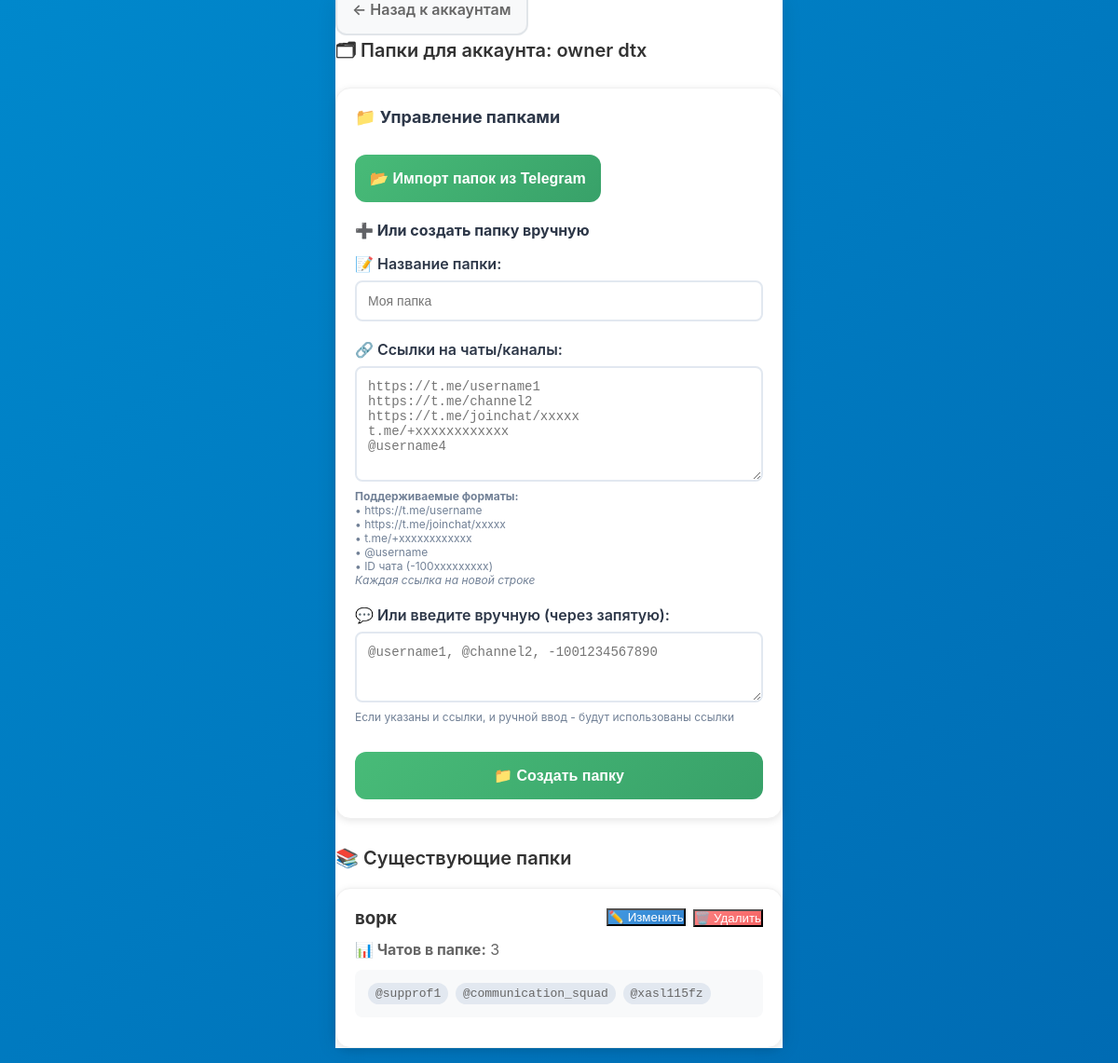
The app's page /folders/1 (signed in) with its own data.
### app/db.py (models this page shows)
class Account(SQLModel, table=True):
    id: Optional[int] = Field(default=None, primary_key=True)
    title: str                           # название аккаунта (для админа)
    phone: str                           # номер телефона аккаунта
    api_id: int                          # API ID из my.telegram.org
    api_hash: str                        # API Hash из my.telegram.org
    session_string: str                  # строка сессии (будет зашифрована)
    proxy_url: Optional[str] = None      # прокси (если нужен)
    is_active: bool = False              # статус подключения
    created_at: datetime = Field(default_factory=datetime.utcnow)
    jobs: List["Job"] = Relationship(back_populates="account")
    logs: List["Log"] = Relationship(back_populates="account")

class Folder(SQLModel, table=True):
    id: Optional[int] = Field(default=None, primary_key=True)
    account_id: int = Field(foreign_key="account.id")
    title: str                           # название папки
    chats_json: str                      # JSON-массив с ID чатов
    created_at: datetime = Field(default_factory=datetime.utcnow)
    jobs: List["Job"] = Relationship(back_populates="folder")

### app/routers.py (the view)
@router.get("/folders/{account_id}", response_class=HTMLResponse)
def list_folders(account_id: int, request: Request, session: Session = Depends(get_session), auth: bool = Depends(check_auth)):
    account = session.get(Account, account_id)
    if not account:
        raise HTTPException(404, "Account not found")
    folders = session.exec(select(Folder).where(Folder.account_id == account_id)).all()
    return templates.TemplateResponse("folders.html", {
        "request": request,
        "account": account,
        "folders": folders
    })

### app/templates/folders.html (shortened to what this page needs)
{% extends "base.html" %}
{% block content %}
<div style="margin-bottom: 20px;">
    <a href="/accounts" class="btn btn-secondary" style="margin-right: 10px; text-decoration: none;">
        ← Назад к аккаунтам
    </a>
</div>
<div class="page-title">🗂 Папки для аккаунта: {{ account.title }}</div>
<div class="card" style="margin-bottom: 30px;">
        <h3 style="margin-bottom: 20px; color: #2d3748; font-size: 18px;">📁 Управление папками</h3>
        <div style="display: flex; gap: 12px; margin-bottom: 20px; flex-wrap: wrap;">
        <form method="post" action="/folders/{{ account.id }}/import_from_telegram" style="margin: 0;">
            <button type="submit" class="btn" style="background: linear-gradient(135deg, #48bb78 0%, #38a169 100%);">
                📂 Импорт папок из Telegram
            </button>
        </form>
    </div>
        <h4 style="margin-bottom: 16px; color: #2d3748; font-size: 16px;">➕ Или создать папку вручную</h4>
    <form method="post" action="/folders/{{ account.id }}/add" id="folderForm">
        <div style="margin-bottom: 20px;">
                        <label style="display: block; margin-bottom: 8px; font-weight: 600; color: #2d3748;">
                            📝 Название папки:
                        </label>
                        <input type="text" name="title" placeholder="Моя папка" required
                               style="width: 100%; padding: 12px; border: 2px solid #e2e8f0; border-radius: 8px; font-size: 14px;">
                    </div>
                    <div style="margin-bottom: 20px;">
                        <label style="display: block; margin-bottom: 8px; font-weight: 600; color: #2d3748;">
                            🔗 Ссылки на чаты/каналы:
                        </label>
                        <textarea name="chat_links" rows="6"
                                  placeholder="https://t.me/username1&#10;https://t.me/channel2&#10;https://t.me/joinchat/xxxxx&#10;t.me/+xxxxxxxxxxxx&#10;@username4"
                                  style="width: 100%; padding: 12px; border: 2px solid #e2e8f0; border-radius: 8px; font-size: 14px; resize: vertical;"></textarea>
                        <div style="font-size: 12px; color: #718096; margin-top: 4px;">
                            <strong>Поддерживаемые форматы:</strong><br>
                            • https://t.me/username<br>
                            • https://t.me/joinchat/xxxxx<br>
                            • t.me/+xxxxxxxxxxxx<br>
                            • @username<br>
                            • ID чата (-100xxxxxxxxx)<br>
                            <em>Каждая ссылка на новой строке</em>
                        </div>
                    </div>
                    <div style="margin-bottom: 20px;">
                        <label style="display: block; margin-bottom: 8px; font-weight: 600; color: #2d3748;">
                            💬 Или введите вручную (через запятую):
                        </label>
                        <textarea name="manual_chats" rows="3"
                                  placeholder="@username1, @channel2, -1001234567890"
                                  style="width: 100%; padding: 12px; border: 2px solid #e2e8f0; border-radius: 8px; font-size: 14px; resize: vertical;"></textarea>
                        <div style="font-size: 12px; color: #718096; margin-top: 4px;">
                            Если указаны и ссылки, и ручной ввод - будут использованы ссылки
                        </div>
                    </div>
        <button type="submit" class="btn" style="background: linear-gradient(135deg, #48bb78 0%, #38a169 100%);">
            📁 Создать папку
        </button>
    </form>
</div>
<div class="page-title">📚 Существующие папки</div>
{% if folders %}
    {% for folder in folders %}
    <div class="card">
        <div style="display: flex; justify-content: space-between; align-items: start; margin-bottom: 12px;">
            <div>
                <h3 style="margin: 0; color: #333;">{{ folder.title }}</h3>
            </div>
            <div style="display: flex; gap: 8px; align-items: center;">
                <button onclick="editFolder({{ folder.id }}, '{{ folder.title }}', `{{ folder.chats_json }}`)"
                        class="btn-sm" style="background: linear-gradient(135deg, #4299e1 0%, #3182ce 100%); color: white;">
                    ✏️ Изменить
                </button>
                <form method="post" action="/folders/{{ folder.id }}/delete" style="display: inline;"
                      onsubmit="return confirm('Удалить папку {{ folder.title }}?')">
                    <button type="submit" class="btn-sm" style="background: linear-gradient(135deg, #fc8181 0%, #f56565 100%); color: white;">
                        🗑️ Удалить
                    </button>
                </form>
            </div>
        </div>
        {% set chats = folder.chats_json | from_json %}
        <div style="color: #666; margin-bottom: 12px;">
            <strong>📊 Чатов в папке:</strong> {{ chats | length if chats else 0 }}
        </div>
        <div style="background: #f8f9fa; border-radius: 8px; padding: 12px; max-height: 120px; overflow-y: auto; margin-bottom: 12px;">
            {% if chats %}
            <div style="font-size: 13px; color: #666;">
                {% for chat in chats[:5] %}
                <span style="display: inline-block; background: #e2e8f0; padding: 4px 8px; border-radius: 12px; margin: 2px; font-family: monospace;">{{ chat }}</span>
                {% endfor %}
            </div>
            {% else %}
            <div style="color: #999; text-align: center; font-style: italic;">Чаты не добавлены</div>
            {% endif %}
        </div>
        {% set failed_chats = folder.failed_chats_json | from_json %}
    </div>
    {% endfor %}
{% else %}
    <div style="text-align: center; color: #999; padding: 40px; background: #f8f9fa; border-radius: 16px;">
        <p style="font-size: 18px; margin-bottom: 10px;">📁</p>
        <p>Пока нет созданных папок</p>
        <p style="font-size: 14px; color: #777;">Создайте первую папку с чатами для рассылки</p>
    </div>
{% endif %}
{% endblock %}

### app/templates/base.html (style rules this page uses)
* { margin: 0; padding: 0; box-sizing: border-box; -webkit-tap-highlight-color: transparent; }
body { font-family: -apple-system, BlinkMacSystemFont, 'Segoe UI', Roboto, 'Helvetica Neue', Arial, sans-serif; background: linear-gradient(135deg, #0088cc 0%, #006bb3 100%); min-height: 100vh; color: #333; overflow-x: hidden; }
.page-title { font-size: 20px; font-weight: 600; color: #333; margin-bottom: 20px; display: flex; align-items: center; gap: 8px; }
.btn { width: 100%; padding: 16px; background: linear-gradient(135deg, #0088cc 0%, #006bb3 100%); color: white; border: none; border-radius: 12px; font-size: 16px; font-weight: 600; cursor: pointer; transition: all 0.3s ease; margin-top: 10px; }
.btn-secondary { background: #f8f9fa; color: #666; border: 2px solid #e1e5e9; }
.card { background: #fff; border-radius: 16px; padding: 20px; margin-bottom: 16px; box-shadow: 0 2px 8px rgba(0,0,0,0.1); border: 1px solid #f0f0f0; }

### records on screen
Account: title "owner dtx"
Folder: title "ворк", chats "3", 5 "@supprof1" "@communication_squad" "@xasl115fz"
